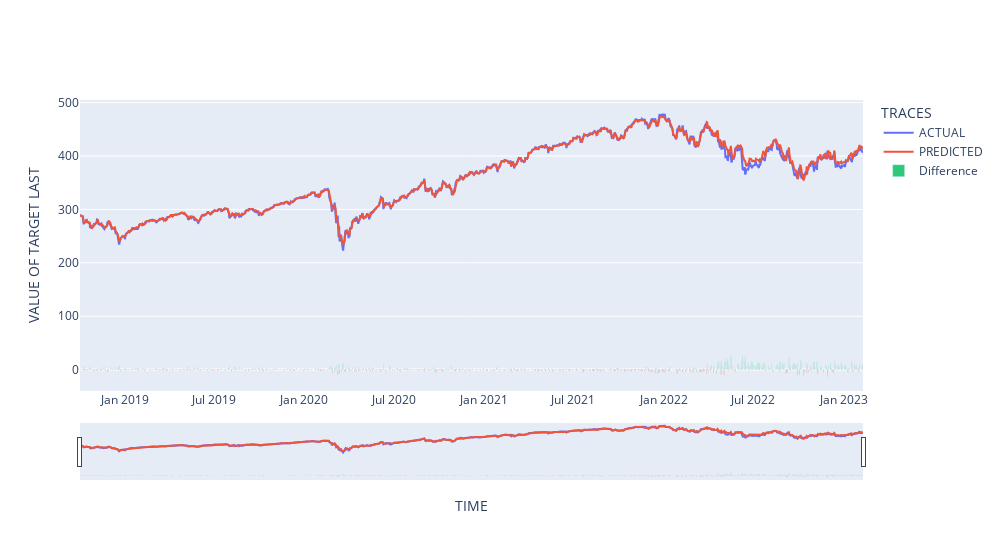

The code cell stored with this chart in its notebook:
### Code cell
fig = go.Figure()
fig.add_trace(go.Scatter(y = resultant_dataframe["ACTUAL_TARGET_VALUES"] , x = resultant_dataframe.index,
                      name = "ACTUAL" , mode="lines"))
fig.add_trace(go.Scatter(y = resultant_dataframe["PREDICTED_MODEL_OUTPUT"] , x = resultant_dataframe.index,
                     name = "PREDICTED",mode = "lines"))
fig.add_trace(
    go.Bar(y = resultant_dataframe["residuals"].dropna() ,  x = resultant_dataframe.index,
           marker = {'color' : df_sub}, name = "Difference")
)
fig.update_layout(
        xaxis = dict(rangeslider=dict(
            visible=True
        ),
        type="date"),
        hovermode="x unified" , width = 1000,
        legend_title= "TRACES",
        yaxis_title= "VALUE OF TARGET LAST" ,xaxis_title="TIME",
        hoverlabel = dict(
            bgcolor="white",
            font_size=16,
            font_family="Rockwell"
        )
    )
fig.show()

### Figure 1 — Plotly figure (JSON) as saved in the notebook; plotly's stock layout.template omitted (floating-point values rounded to 4 significant figures; data arrays with more than 128 entries replaced by an {"elided": "..."} marker saying what was removed)
{"data": [{"mode": "lines", "name": "ACTUAL", "type": "scatter", "x": {"elided": "1096 str values"}, "y": {"elided": "1096 float values"}}, {"mode": "lines", "name": "PREDICTED", "type": "scatter", "x": {"elided": "1096 str values"}, "y": {"elided": "1096 float values"}}, {"marker": {"color": {"elided": "1096 str values"}}, "name": "Difference", "type": "bar", "x": {"elided": "1096 str values"}, "y": {"elided": "1096 float values"}}], "layout": {"hoverlabel": {"bgcolor": "white", "font": {"family": "Rockwell", "size": 16}}, "hovermode": "x unified", "legend": {"title": {"text": "TRACES"}}, "width": 1000, "xaxis": {"rangeslider": {"visible": true}, "title": {"text": "TIME"}, "type": "date"}, "yaxis": {"title": {"text": "VALUE OF TARGET LAST"}}}}
